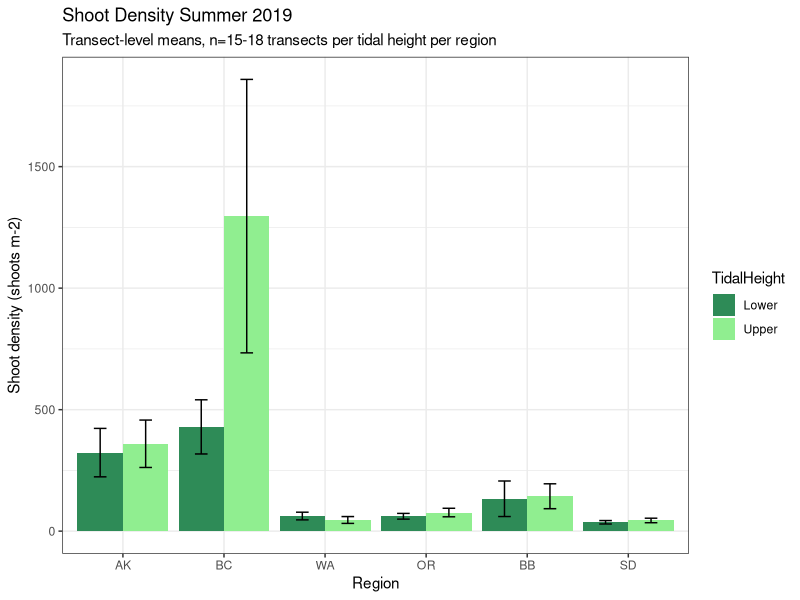
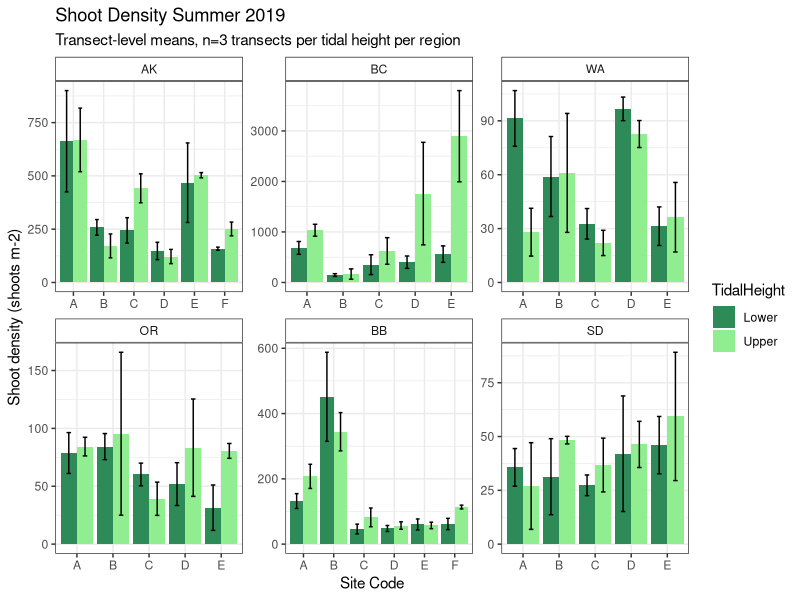
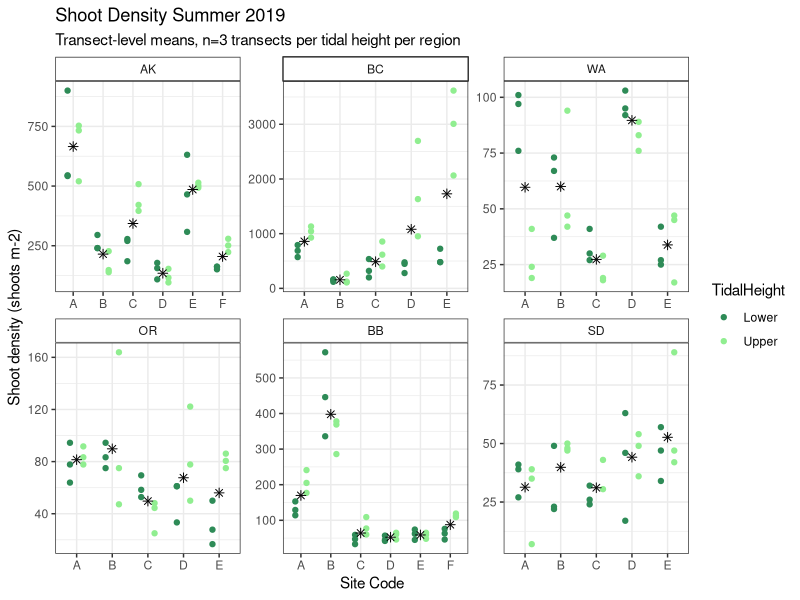

Generate these figures, in order, with R:
## ---- chunk 1
knitr::opts_chunk$set(echo = TRUE)
library(tidyverse)
library(ggplot2)
library(lubridate)

region_order1 <- c("Alaska","British Colubmia","Washington","Oregon","Bodega Bay","San Diego")
region_order2 <- c("AK","BC","WA","OR","BB","SD")

## ---- chunk 2
DenCov <- read.csv("DensityCover.csv")
DenCov <- DenCov%>%
  separate(col=TransectID,sep="_",c("SampleDate","Region","SiteCode","Transect"))
DenCov$TidalHeight <- ifelse(DenCov$Transect=="L4"|DenCov$Transect=="L5"|DenCov$Transect=="L6","Lower","Upper")
DenCov$Region <- ordered(DenCov$Region,levels=region_order2)
DenCov1 <- DenCov%>%
  group_by(Region,SiteCode,TidalHeight,Transect)%>%
  summarise(Density.shoots.m2=mean(Density.shoots.m2,na.rm = TRUE))

## ---- chunk 3
Den_summ1 <- DenCov1%>%
  group_by(Region,TidalHeight)%>%
  summarise(Density=mean(Density.shoots.m2),sd=sd(Density.shoots.m2),
            se=sd/sqrt(length(Density.shoots.m2)))
ggplot(Den_summ1,aes(x=Region,y=Density,fill=TidalHeight))+geom_col(position = "dodge")+
  geom_errorbar(aes(ymax=Density+2*se,ymin=Density-2*se),position=position_dodge(width=0.9),width=0.25)+
  scale_fill_manual(values=c("seagreen4","lightgreen"))+
  xlab("Region")+
  ylab("Shoot density (shoots m-2)")+
  labs(title="Shoot Density Summer 2019",
       subtitle = "Transect-level means, n=15-18 transects per tidal height per region")+
  theme_bw()+
  theme(strip.background = element_rect(fill="white"))

## ---- chunk 4
Den_summ2 <- DenCov1 %>%
  group_by(Region,SiteCode,TidalHeight)%>%
  summarise(Density=mean(Density.shoots.m2),sd=sd(Density.shoots.m2),
            se=sd/sqrt(length(Density.shoots.m2)))
ggplot(Den_summ2,aes(x=SiteCode,y=Density,fill=TidalHeight))+geom_col(position = "dodge")+
  geom_errorbar(aes(ymax=Density+2*se,ymin=Density-2*se),position=position_dodge(width=0.9),width=0.25)+
  facet_wrap(~Region,scales = "free")+
  scale_fill_manual(values=c("seagreen4","lightgreen"))+
  xlab("Site Code")+
  ylab("Shoot density (shoots m-2)")+
  labs(title="Shoot Density Summer 2019",
       subtitle = "Transect-level means, n=3 transects per tidal height per region")+
  theme_bw()+
  theme(strip.background = element_rect(fill="white"))

ggplot(DenCov1,aes(x=SiteCode,y=Density.shoots.m2,color=TidalHeight))+geom_point(position=position_dodge(width=0.75))+
  stat_summary(fun.y=mean, geom="point", shape=8, size=2, color="black",
               position=position_dodge(width = 0.75),show.legend = FALSE)+
  facet_wrap(~Region,scales="free")+
  scale_color_manual(values=c("seagreen4","lightgreen"))+
  xlab("Site Code")+
  ylab("Shoot density (shoots m-2)")+
  labs(title="Shoot Density Summer 2019",
       subtitle = "Transect-level means, n=3 transects per tidal height per region")+
  theme_bw()+
  theme(strip.background = element_rect(fill="white"))


